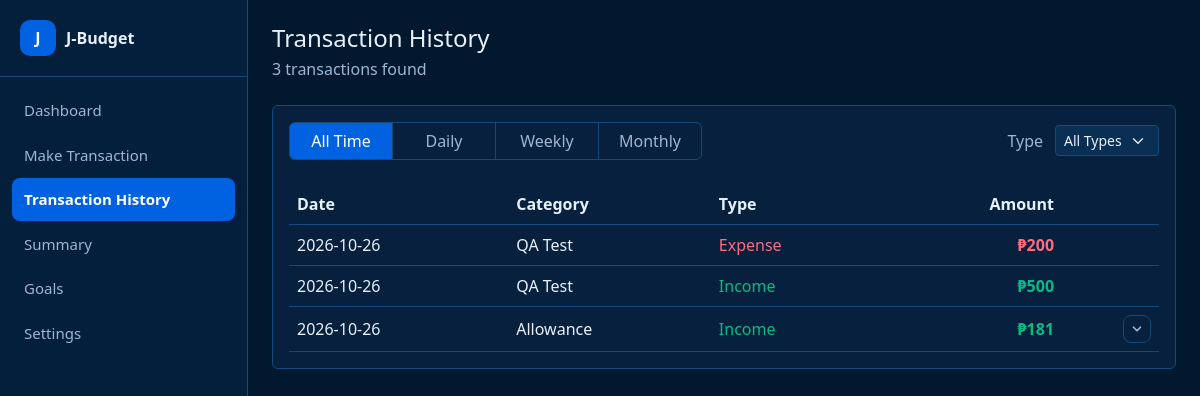
/history.php, run on an earlier commit of the app's database.
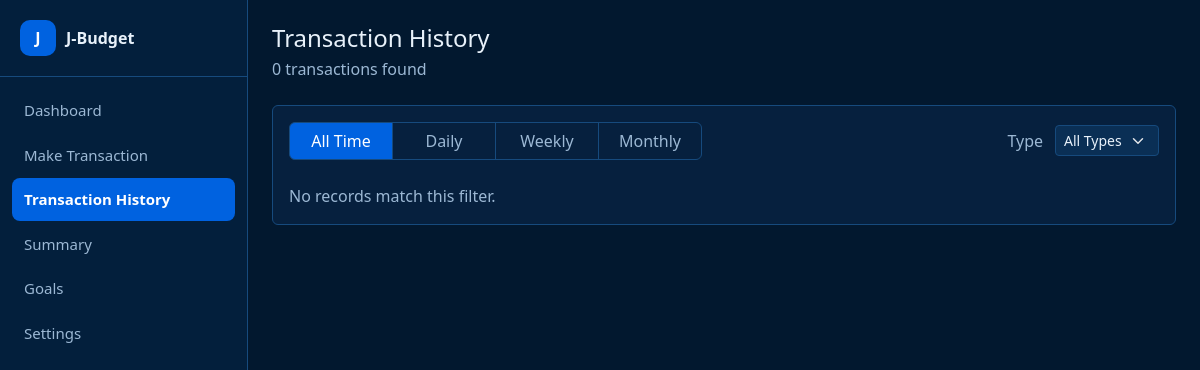
And on a later commit of the database.
### tables this page shows
CREATE TABLE `transactions` (
  `id` int(11) NOT NULL AUTO_INCREMENT,
  `date` date NOT NULL DEFAULT curdate(),
  `amount` int(255) NOT NULL,
  `mode` varchar(255) NOT NULL,
  `category` varchar(30) NOT NULL,
  `goal` int(1) NOT NULL DEFAULT 0,
  `comment` text DEFAULT NULL,
  PRIMARY KEY (`id`)
);

### model.php (called while the page is built, shortened)
<?php
function count_filtered_transactions(object $pdo, string $mode, string $start, string $end, bool $goalOnly = false){
    $where = ["date BETWEEN :start AND :end"];
    $sql = "SELECT COUNT(*) AS total
            FROM transactions
            WHERE " . implode(" AND ", $where) . "; ";
    $statement = $pdo -> prepare($sql);
    $statement -> bindParam(":start", $start);
    $statement -> bindParam(":end", $end);
    $statement -> execute();
    $result = $statement -> fetch(PDO::FETCH_ASSOC);
    return (int) $result["total"];
}
function get_first_transaction_year(object $pdo){
    $sql = "SELECT YEAR(MIN(date)) AS min_year FROM transactions; ";
    $statement = $pdo -> prepare($sql);
    $statement -> execute();
    $row = $statement -> fetch(PDO::FETCH_ASSOC);
    return $row["min_year"] === null ? null : (int) $row["min_year"];
}
function week_options(array $yearRange, string $maxMonday){
    $options = [];
    foreach($yearRange as $year){
        $cursor = (new DateTimeImmutable())->setISODate($year, 1);
        $guard = 0;
        while($guard++ < 60 && (int) $cursor->format("o") === $year){
            $monday = $cursor;
            if($monday->format("Y-m-d") <= $maxMonday){
                $sunday = $cursor->modify("+6 days");
                $label = $monday->format("M j") . " \u{2013} " . $sunday->format("M j, Y");
                $options[] = ["value" => $monday->format("Y-m-d"), "label" => $label];
            }
            $cursor = $cursor->modify("+7 days");
        }
    }
    return array_reverse($options);
}
function month_options(array $yearRange, string $maxMonth){
    $monthNames = [
        "January", "February", "March", "April", "May", "June",
        "July", "August", "September", "October", "November", "December",
    ];
    $options = [];
    foreach($yearRange as $year){
        foreach($monthNames as $index => $monthName){
            $monthNumber = $index + 1;
            $value = sprintf("%04d-%02d", $year, $monthNumber);
            if($value <= $maxMonth){
                $options[] = ["value" => $value, "label" => $monthName . " " . $year];
            }
        }
    }
    return array_reverse($options);
}
function resolve_period(object $pdo, array $request, DateTimeImmutable $today, array $options){
    $allowAll = !empty($options["allowAll"]);
    $firstYear = get_first_transaction_year($pdo);
    $todayYear = (int) $today->format("Y");
    $minYear = min($todayYear - 5, $firstYear ?? $todayYear);
    $todayWeekMonday = $today->modify("monday this week")->format("Y-m-d");
    $todayMonth = $today->format("Y-m");
    $allowedViews = $allowAll ? ["all", "daily", "weekly", "monthly"] : ["daily", "weekly", "monthly"];
    $defaultView = $allowAll ? "all" : "daily";
    $viewInput = trim($request["view"] ?? "");
    $view = in_array($viewInput, $allowedViews, true) ? $viewInput : $defaultView;
    $yearInput = trim($request["year"] ?? "");
    $oldestYear = $todayYear;
    $yearRange = range($oldestYear, $todayYear);
    $weekOptions = week_options($yearRange, $todayWeekMonday);
    $monthOptions = month_options($yearRange, $todayMonth);
    $errors = [];
    $pickedDate = $today;
    $pickedWeek = $today->modify("monday this week");
    $pickedMonth = null;
    $dateInput = trim($request["date"] ?? "");
    $weekInput = trim($request["week"] ?? "");
    $monthInput = trim($request["month"] ?? "");
    if($view === "all"){
        $start = "1000-01-01";
        $end = "9999-12-31";
        $rangeLabel = "All time";
    }
    $state = ["view" => $view];
    return [
        "view" => $view,
        "start" => $start,
        "end" => $end,
        "errors" => $errors,
        "rangeLabel" => $rangeLabel,
        "pickedDate" => $pickedDate,
        "pickedWeek" => $pickedWeek,
        "pickedMonth" => $pickedMonth,
        "weekOptions" => $weekOptions,
        "monthOptions" => $monthOptions,
        "yearScope" => ["min" => $minYear, "oldest" => $oldestYear, "current" => $todayYear],
        "state" => $state,
    ];
}
?>

### history.php (the view, shortened to what the rows shown need)
<?php
try{
    require_once("./db.php");
    require_once("./model.php");
}
catch(PDOException $e){
    die("Connection failed: " . htmlspecialchars($e->getMessage()));
}
$today = new DateTimeImmutable("today");
$perPage = 10;
$typeInput = trim($_GET["type"] ?? "all");
$goalOnly = $typeInput === "goal";
$mode = match($typeInput){
    "income" => "+",
    "expense" => "-",
    default => "",
};
$period = resolve_period($pdo, $_GET, $today, ["allowAll" => true]);
$errors = $period["errors"];
$hasErrors = !empty($errors);
if($hasErrors){
    $total = 0;
    $totalPages = 1;
    $page = 1;
    $offset = 0;
    $rows = [];
}
else{
    $total = count_filtered_transactions($pdo, $mode, $period["start"], $period["end"], $goalOnly);
    $totalPages = max(1, (int) ceil($total / $perPage));
    $page = (int) ($_GET["page"] ?? 1);
    $page = max(1, min($page, $totalPages));
    $offset = ($page - 1) * $perPage;
    $rows = get_filtered_transactions($pdo, $mode, $period["start"], $period["end"], $perPage, $offset, $goalOnly);
}
require_once("./partials/header.php");
?>
<main class="app-main">
    <header class="page-header">
        <div>
            <h1 class="h4 mb-1">Transaction History</h1>
        </div>
    </header>
    <div class="card">
        <div class="card-body">
            <?php if($hasErrors): ?>
                <p class="text-muted mb-0">Adjust the filters above.</p>
            <?php elseif(empty($rows)): ?>
                <p class="text-muted mb-0">No records match this filter.</p>
            <?php else: ?>
                <div class="table-responsive">
                    <table class="table align-middle mb-0">
                        <thead>
                            <tr>
                                <th>Date</th>
                                <th>Category</th>
                                <th>Type</th>
                                <th class="text-end">Amount</th>
                                <th><span class="visually-hidden">Comment</span></th>
                            </tr>
                        </thead>
                        <tbody>
                        <?php foreach($rows as $txn): ?>
                            <?php
                                $isIncome = mode_is_income($txn["mode"]);
                                $comment = trim((string) ($txn["comment"] ?? ""));
                                $hasComment = $comment !== "";
                                $commentId = "comment-" . (int) $txn["id"];
                            ?>
                            <tr>
                                <td class="col-date"><?= htmlspecialchars($txn["date"]) ?></td>
                                <td><?= htmlspecialchars($txn["category"]) ?></td>
                                <td class="<?= $isIncome ? "stat-income" : "stat-expense" ?>">
                                    <?= mode_label($txn["mode"]) ?>
                                </td>
                                <td class="text-end fw-semibold <?= $isIncome ? "stat-income" : "stat-expense" ?>">
                                    <?= peso($txn["amount"]) ?>
                                </td>
                                <td class="text-end">
                                    <?php if($hasComment): ?>
                                        <button type="button" class="comment-toggle"
                                                aria-expanded="<?= $goalOnly ? "true" : "false" ?>"
                                                aria-controls="<?= $commentId ?>" aria-label="Toggle comment">
                                            <svg viewBox="0 0 16 16" fill="none" stroke="currentColor"
                                                 stroke-width="2" stroke-linecap="round" stroke-linejoin="round" aria-hidden="true">
                                                <path d="M4 6l4 4 4-4"/>
                                            </svg>
                                        </button>
                                    <?php endif; ?>
                                </td>
                            </tr>
                        <?php endforeach; ?>
                        </tbody>
                    </table>
                </div>
            <?php endif; ?>
        </div>
    </div>
</main>
<?php require_once("./partials/footer.php"); ?>

What changed in the data, as far as the page shows it:
removed transactions: date "2026-10-26", category "QA Test", mode "Expense", amount "₱200"
removed transactions: date "2026-10-26", category "QA Test", mode "Income", amount "₱500"
removed transactions: date "2026-10-26", category "Allowance", mode "Income", amount "₱181"
Also different on the page:
$countLabel: "3 transactions" → "0 transactions"
text no longer shown: "Date Category Type Amount"
text now shown: "No records match this filter."
